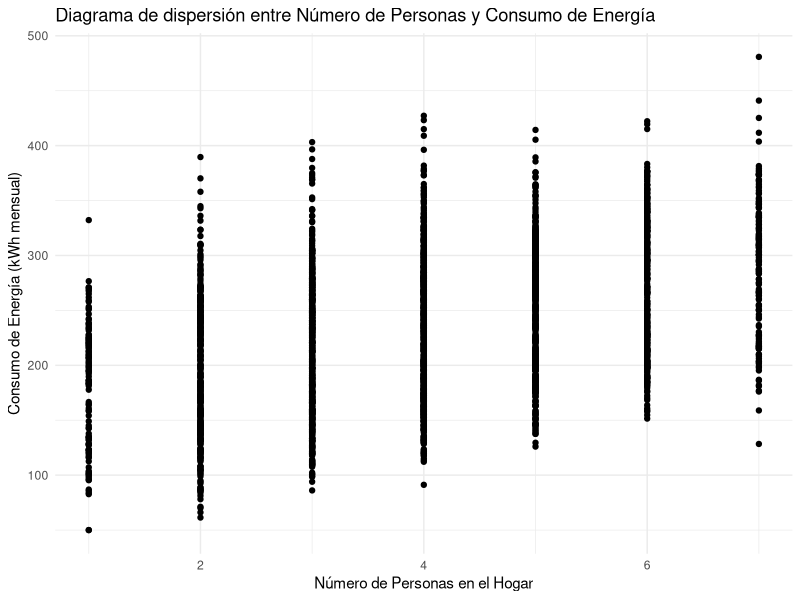
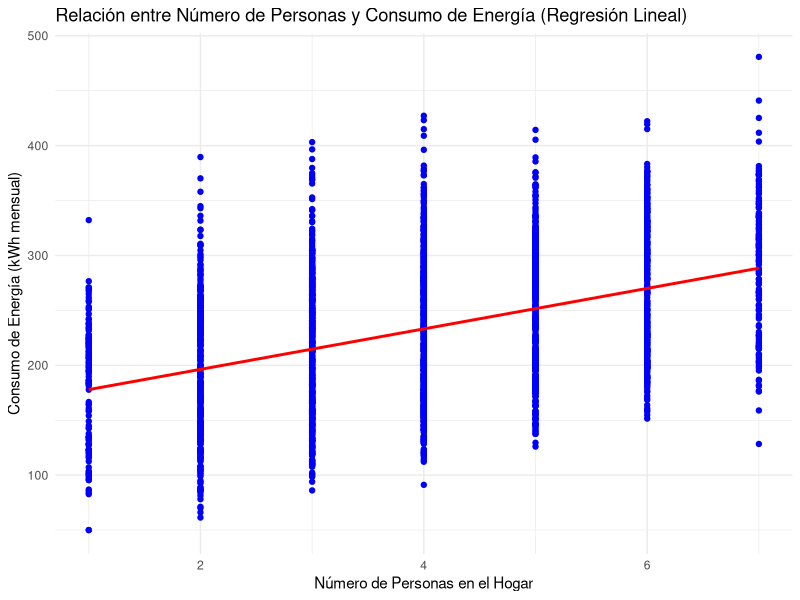
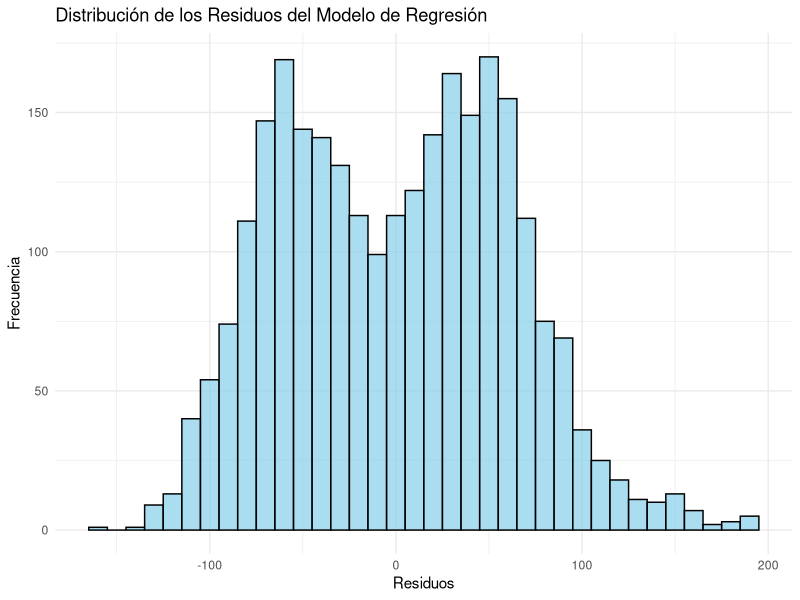
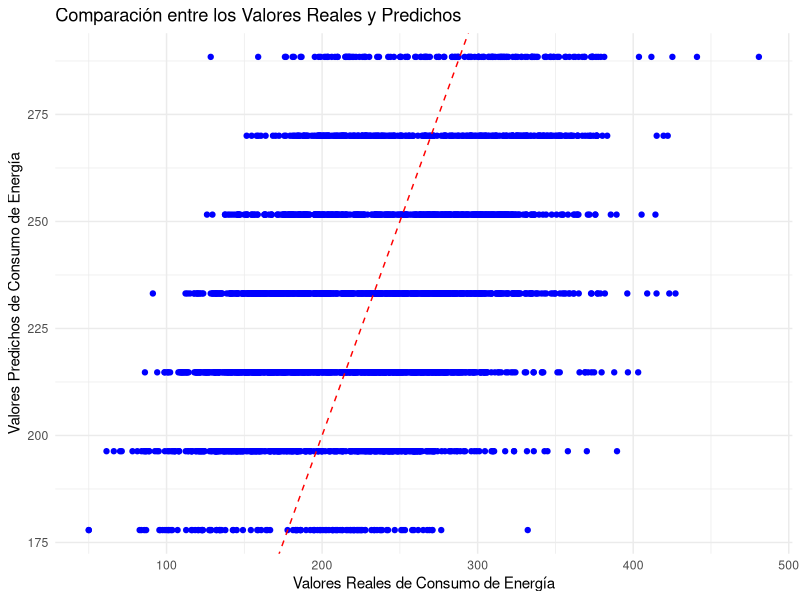
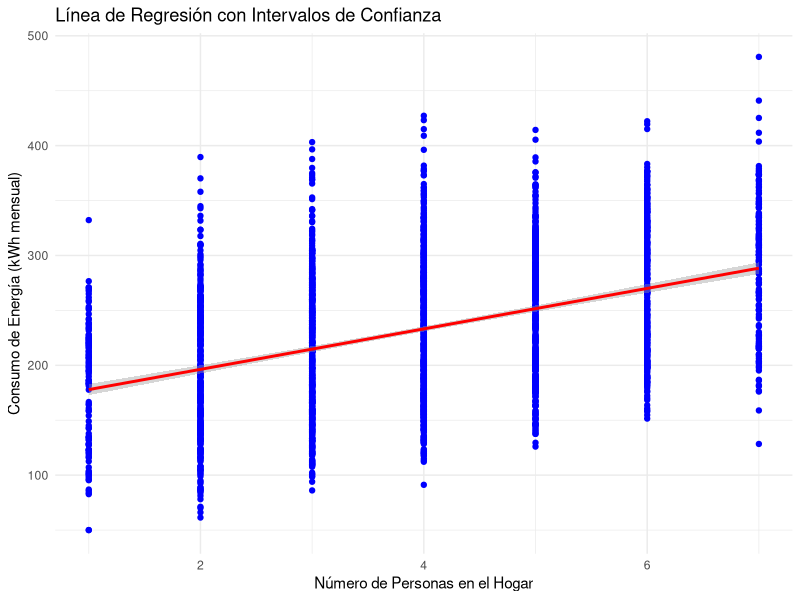
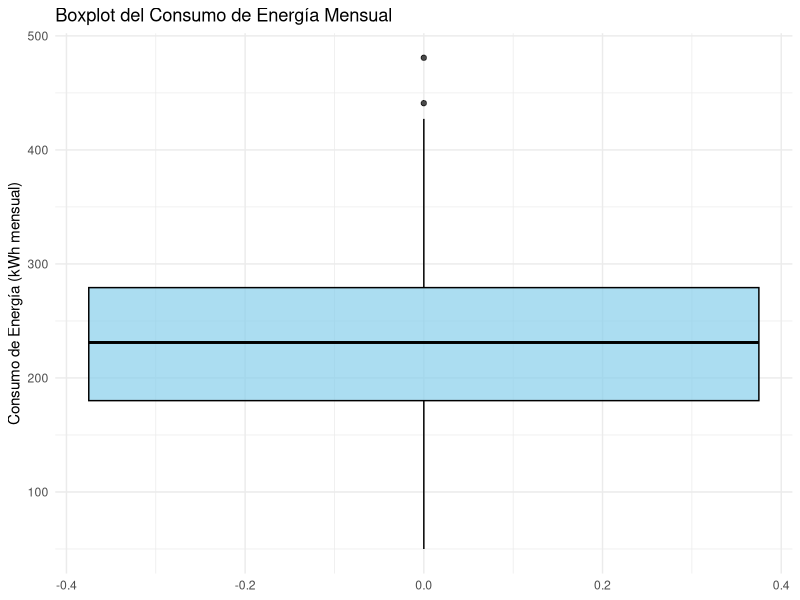

The R source for these figures, in order:
# 1. Cargar las librerías necesarias
library(ggplot2) # Para gráficos
library(dplyr)    # Para manipulación de datos
library(stats)    # Para regresión y análisis estadísticos

# 2. Cargar el dataset
df <- read.csv('consumo_energia_hogar.csv', encoding = "ISO-8859-1")

# 3. Verificar las primeras filas de los datos
head(df)

# 4. Limpiar los datos (si es necesario)
# Revisar valores faltantes
sum(is.na(df))

# Eliminar filas con NA (si es necesario)
df <- na.omit(df)

# 5. Análisis descriptivo de las variables
summary(df)

# 6. Gráfico de dispersión entre el número de personas y el consumo de energía
ggplot(df, aes(x = nro_habitantes, y = consumo_kwh_mensual)) +
  geom_point() +
  labs(title = "Diagrama de dispersión entre Número de Personas y Consumo de Energía",
       x = "Número de Personas en el Hogar",
       y = "Consumo de Energía (kWh mensual)") +
  theme_minimal()

# 7. Ajustar el modelo de regresión lineal simple
modelo <- lm(consumo_kwh_mensual ~ nro_habitantes, data = df)

# 8. Resumen del modelo (coeficientes, R^2, p-valor)
summary(modelo)

# 9. Evaluar el modelo con el coeficiente de determinación (R^2) y p-valor
# El valor de R^2 indica qué porcentaje de la variabilidad del consumo de energía se explica por el modelo
# El p-valor asociado al coeficiente de nro_habitantes indica si es significativo

# 10. Realizar las predicciones del consumo de energía
predicciones <- predict(modelo)

# 11. Graficar los resultados del modelo (línea de regresión sobre el diagrama de dispersión)
ggplot(df, aes(x = nro_habitantes, y = consumo_kwh_mensual)) +
  geom_point(color = "blue") +
  geom_smooth(method = "lm", se = FALSE, color = "red") +
  labs(title = "Relación entre Número de Personas y Consumo de Energía (Regresión Lineal)",
       x = "Número de Personas en el Hogar",
       y = "Consumo de Energía (kWh mensual)") +
  theme_minimal()

# 12. Evaluar el modelo: 
# Coeficientes de la regresión
coef(modelo)

# Error estándar de las estimaciones
summary(modelo)$coefficients

# 13. Evaluar la significancia del modelo (p-valor y R^2)
p_valor <- summary(modelo)$coefficients[2,4]  # p-valor del coeficiente de nro_habitantes
r2 <- summary(modelo)$r.squared  # Coeficiente de determinación

# cat("El p-valor es:", p_valor, "\n")
cat("El valor de R^2 es:", r2, "\n")

# 14. Conclusiones
# Si el p-valor es bajo (por ejemplo, < 0.05) y el R^2 es alto, se puede concluir que existe una relación significativa entre el número de personas y el consumo de energía.

# 15. Gráfico de residuos
residuos <- residuals(modelo)

ggplot(data.frame(residuos), aes(x = residuos)) +
  geom_histogram(binwidth = 10, fill = "skyblue", color = "black", alpha = 0.7) +
  labs(title = "Distribución de los Residuos del Modelo de Regresión",
       x = "Residuos", y = "Frecuencia") +
  theme_minimal()

# 16. Gráfico de Predicciones vs Valores Reales
ggplot(df, aes(x = consumo_kwh_mensual, y = predicciones)) +
  geom_point(color = "blue") +
  geom_abline(slope = 1, intercept = 0, color = "red", linetype = "dashed") +
  labs(title = "Comparación entre los Valores Reales y Predichos",
       x = "Valores Reales de Consumo de Energía",
       y = "Valores Predichos de Consumo de Energía") +
  theme_minimal()

# 18. Gráfico de la línea de regresión con intervalos de confianza
ggplot(df, aes(x = nro_habitantes, y = consumo_kwh_mensual)) +
  geom_point(color = "blue") +
  geom_smooth(method = "lm", se = TRUE, color = "red") +
  labs(title = "Línea de Regresión con Intervalos de Confianza",
       x = "Número de Personas en el Hogar",
       y = "Consumo de Energía (kWh mensual)") +
  theme_minimal()


# 20. Boxplot para la variable dependiente
ggplot(df, aes(y = consumo_kwh_mensual)) +
  geom_boxplot(fill = "skyblue", color = "black", alpha = 0.7) +
  labs(title = "Boxplot del Consumo de Energía Mensual",
       y = "Consumo de Energía (kWh mensual)") +
  theme_minimal()




